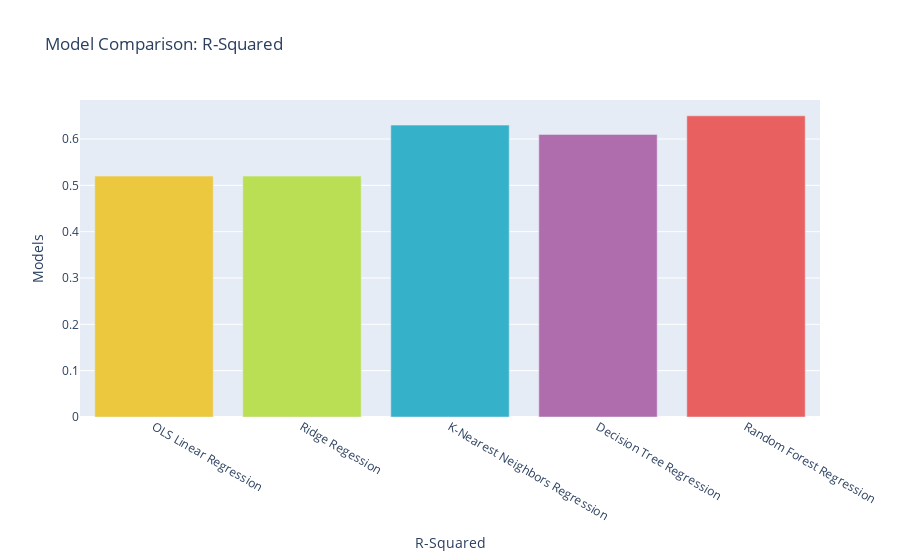

The code cell stored with this chart in its notebook:
### Code cell
# Bar chart with plotly: R-Squared
trace = go.Bar(x=list(evaluation_df2.index), 
               y=evaluation_df2['R-squared'], 
                marker=dict(color=['#ebc83d','#badf55', '#35b1c9','#b06dad','#e96060', '#1e1d69']),
              )
layout = go.Layout(title = 'Model Comparison: R-Squared', # Graph title
    yaxis = dict(title = 'Models'), # x-axis label
    xaxis = dict(title = 'R-Squared'), # y-axis label  
                  ) 

r2_fig = go.Figure(data = [trace], layout=layout)
r2_fig

### Figure 1 — Plotly figure (JSON) as saved in the notebook; plotly's stock layout.template omitted (floating-point values rounded to 4 significant figures)
{"data": [{"marker": {"color": ["#ebc83d", "#badf55", "#35b1c9", "#b06dad", "#e96060", "#1e1d69"]}, "type": "bar", "x": ["OLS Linear Regression", "Ridge Regession", "K-Nearest Neighbors Regression", "Decision Tree Regression", "Random Forest Regression"], "y": [0.52, 0.52, 0.63, 0.61, 0.65]}], "layout": {"title": {"text": "Model Comparison: R-Squared"}, "xaxis": {"title": {"text": "R-Squared"}}, "yaxis": {"title": {"text": "Models"}}}}
